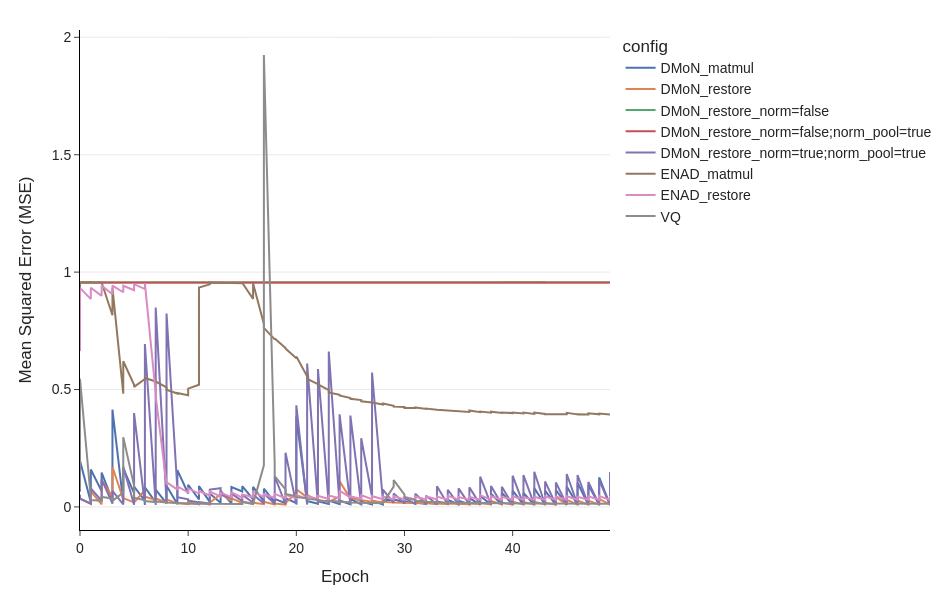

The code cell stored with this chart in its notebook:
### Code cell
fig = px.line(data_frame=aggregated_history, x='epoch', y='loss', color='config')
fig = style_paper_plot(fig=fig)
fig.update_layout(xaxis_title='Epoch', yaxis_title="Mean Squared Error (MSE)")
fig.show()
fig.write_image('loss_history.pdf')
